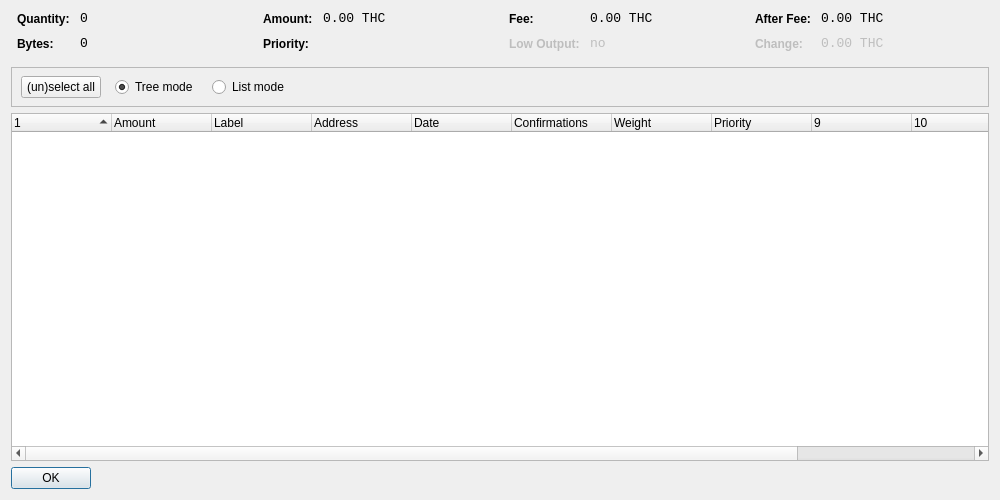
<?xml version="1.0" encoding="UTF-8"?>
<ui version="4.0">
 <class>CoinControlDialog</class>
 <widget class="QWidget" name="CoinControlDialog">
  <property name="geometry">
   <rect>
    <x>0</x>
    <y>0</y>
    <width>1000</width>
    <height>500</height>
   </rect>
  </property>
  <property name="windowTitle">
   <string>Coin Control</string>
  </property>
  <layout class="QVBoxLayout" name="verticalLayout">
   <item>
    <layout class="QHBoxLayout" name="horizontalLayoutTop" stretch="0,0,0,0">
     <property name="topMargin">
      <number>0</number>
     </property>
     <property name="bottomMargin">
      <number>10</number>
     </property>
     <item>
      <layout class="QFormLayout" name="formLayoutCoinControl1">
       <property name="horizontalSpacing">
        <number>10</number>
       </property>
       <property name="verticalSpacing">
        <number>10</number>
       </property>
       <property name="leftMargin">
        <number>6</number>
       </property>
       <property name="rightMargin">
        <number>6</number>
       </property>
       <item row="0" column="0">
        <widget class="QLabel" name="labelCoinControlQuantityText">
         <property name="styleSheet">
          <string notr="true">font-weight:bold;</string>
         </property>
         <property name="text">
          <string>Quantity:</string>
         </property>
        </widget>
       </item>
       <item row="0" column="1">
        <widget class="QLabel" name="labelCoinControlQuantity">
         <property name="font">
          <font>
           <family>Monospace</family>
           <pointsize>10</pointsize>
          </font>
         </property>
         <property name="cursor">
          <cursorShape>IBeamCursor</cursorShape>
         </property>
         <property name="contextMenuPolicy">
          <enum>Qt::ActionsContextMenu</enum>
         </property>
         <property name="text">
          <string notr="true">0</string>
         </property>
         <property name="textInteractionFlags">
          <set>Qt::LinksAccessibleByMouse|Qt::TextSelectableByKeyboard|Qt::TextSelectableByMouse</set>
         </property>
        </widget>
       </item>
       <item row="1" column="0">
        <widget class="QLabel" name="labelCoinControlBytesText">
         <property name="styleSheet">
          <string notr="true">font-weight:bold;</string>
         </property>
         <property name="text">
          <string>Bytes:</string>
         </property>
        </widget>
       </item>
       <item row="1" column="1">
        <widget class="QLabel" name="labelCoinControlBytes">
         <property name="font">
          <font>
           <family>Monospace</family>
           <pointsize>10</pointsize>
          </font>
         </property>
         <property name="cursor">
          <cursorShape>IBeamCursor</cursorShape>
         </property>
         <property name="contextMenuPolicy">
          <enum>Qt::ActionsContextMenu</enum>
         </property>
         <property name="text">
          <string notr="true">0</string>
         </property>
         <property name="textInteractionFlags">
          <set>Qt::LinksAccessibleByMouse|Qt::TextSelectableByKeyboard|Qt::TextSelectableByMouse</set>
         </property>
        </widget>
       </item>
      </layout>
     </item>
     <item>
      <layout class="QFormLayout" name="formLayoutCoinControl2">
       <property name="horizontalSpacing">
        <number>10</number>
       </property>
       <property name="verticalSpacing">
        <number>10</number>
       </property>
       <property name="leftMargin">
        <number>6</number>
       </property>
       <property name="rightMargin">
        <number>6</number>
       </property>
       <item row="0" column="0">
        <widget class="QLabel" name="labelCoinControlAmountText">
         <property name="styleSheet">
          <string notr="true">font-weight:bold;</string>
         </property>
         <property name="text">
          <string>Amount:</string>
         </property>
        </widget>
       </item>
       <item row="0" column="1">
        <widget class="QLabel" name="labelCoinControlAmount">
         <property name="font">
          <font>
           <family>Monospace</family>
           <pointsize>10</pointsize>
          </font>
         </property>
         <property name="cursor">
          <cursorShape>IBeamCursor</cursorShape>
         </property>
         <property name="contextMenuPolicy">
          <enum>Qt::ActionsContextMenu</enum>
         </property>
         <property name="text">
          <string notr="true">0.00 THC</string>
         </property>
         <property name="textInteractionFlags">
          <set>Qt::LinksAccessibleByMouse|Qt::TextSelectableByKeyboard|Qt::TextSelectableByMouse</set>
         </property>
        </widget>
       </item>
       <item row="1" column="0">
        <widget class="QLabel" name="labelCoinControlPriorityText">
         <property name="styleSheet">
          <string notr="true">font-weight:bold;</string>
         </property>
         <property name="text">
          <string>Priority:</string>
         </property>
        </widget>
       </item>
       <item row="1" column="1">
        <widget class="QLabel" name="labelCoinControlPriority">
         <property name="font">
          <font>
           <family>Monospace</family>
           <pointsize>10</pointsize>
          </font>
         </property>
         <property name="cursor">
          <cursorShape>IBeamCursor</cursorShape>
         </property>
         <property name="contextMenuPolicy">
          <enum>Qt::ActionsContextMenu</enum>
         </property>
         <property name="text">
          <string/>
         </property>
         <property name="textInteractionFlags">
          <set>Qt::LinksAccessibleByMouse|Qt::TextSelectableByKeyboard|Qt::TextSelectableByMouse</set>
         </property>
        </widget>
       </item>
      </layout>
     </item>
     <item>
      <layout class="QFormLayout" name="formLayoutCoinControl3">
       <property name="horizontalSpacing">
        <number>10</number>
       </property>
       <property name="verticalSpacing">
        <number>10</number>
       </property>
       <property name="leftMargin">
        <number>6</number>
       </property>
       <property name="rightMargin">
        <number>6</number>
       </property>
       <item row="0" column="0">
        <widget class="QLabel" name="labelCoinControlFeeText">
         <property name="styleSheet">
          <string notr="true">font-weight:bold;</string>
         </property>
         <property name="text">
          <string>Fee:</string>
         </property>
        </widget>
       </item>
       <item row="0" column="1">
        <widget class="QLabel" name="labelCoinControlFee">
         <property name="font">
          <font>
           <family>Monospace</family>
           <pointsize>10</pointsize>
          </font>
         </property>
         <property name="cursor">
          <cursorShape>IBeamCursor</cursorShape>
         </property>
         <property name="contextMenuPolicy">
          <enum>Qt::ActionsContextMenu</enum>
         </property>
         <property name="text">
          <string notr="true">0.00 THC</string>
         </property>
         <property name="textInteractionFlags">
          <set>Qt::LinksAccessibleByMouse|Qt::TextSelectableByKeyboard|Qt::TextSelectableByMouse</set>
         </property>
        </widget>
       </item>
       <item row="1" column="0">
        <widget class="QLabel" name="labelCoinControlLowOutputText">
         <property name="enabled">
          <bool>false</bool>
         </property>
         <property name="styleSheet">
          <string notr="true">font-weight:bold;</string>
         </property>
         <property name="text">
          <string>Low Output:</string>
         </property>
        </widget>
       </item>
       <item row="1" column="1">
        <widget class="QLabel" name="labelCoinControlLowOutput">
         <property name="enabled">
          <bool>false</bool>
         </property>
         <property name="font">
          <font>
           <family>Monospace</family>
           <pointsize>10</pointsize>
          </font>
         </property>
         <property name="cursor">
          <cursorShape>IBeamCursor</cursorShape>
         </property>
         <property name="contextMenuPolicy">
          <enum>Qt::ActionsContextMenu</enum>
         </property>
         <property name="text">
          <string>no</string>
         </property>
         <property name="textInteractionFlags">
          <set>Qt::LinksAccessibleByMouse|Qt::TextSelectableByKeyboard|Qt::TextSelectableByMouse</set>
         </property>
        </widget>
       </item>
      </layout>
     </item>
     <item>
      <layout class="QFormLayout" name="formLayoutCoinControl4">
       <property name="horizontalSpacing">
        <number>10</number>
       </property>
       <property name="verticalSpacing">
        <number>10</number>
       </property>
       <property name="leftMargin">
        <number>6</number>
       </property>
       <property name="rightMargin">
        <number>6</number>
       </property>
       <item row="0" column="0">
        <widget class="QLabel" name="labelCoinControlAfterFeeText">
         <property name="styleSheet">
          <string notr="true">font-weight:bold;</string>
         </property>
         <property name="text">
          <string>After Fee:</string>
         </property>
        </widget>
       </item>
       <item row="0" column="1">
        <widget class="QLabel" name="labelCoinControlAfterFee">
         <property name="font">
          <font>
           <family>Monospace</family>
           <pointsize>10</pointsize>
          </font>
         </property>
         <property name="cursor">
          <cursorShape>IBeamCursor</cursorShape>
         </property>
         <property name="contextMenuPolicy">
          <enum>Qt::ActionsContextMenu</enum>
         </property>
         <property name="text">
          <string notr="true">0.00 THC</string>
         </property>
         <property name="textInteractionFlags">
          <set>Qt::LinksAccessibleByMouse|Qt::TextSelectableByKeyboard|Qt::TextSelectableByMouse</set>
         </property>
        </widget>
       </item>
       <item row="1" column="0">
        <widget class="QLabel" name="labelCoinControlChangeText">
         <property name="enabled">
          <bool>false</bool>
         </property>
         <property name="styleSheet">
          <string notr="true">font-weight:bold;</string>
         </property>
         <property name="text">
          <string>Change:</string>
         </property>
        </widget>
       </item>
       <item row="1" column="1">
        <widget class="QLabel" name="labelCoinControlChange">
         <property name="enabled">
          <bool>false</bool>
         </property>
         <property name="font">
          <font>
           <family>Monospace</family>
           <pointsize>10</pointsize>
          </font>
         </property>
         <property name="cursor">
          <cursorShape>IBeamCursor</cursorShape>
         </property>
         <property name="contextMenuPolicy">
          <enum>Qt::ActionsContextMenu</enum>
         </property>
         <property name="text">
          <string notr="true">0.00 THC</string>
         </property>
         <property name="textInteractionFlags">
          <set>Qt::LinksAccessibleByMouse|Qt::TextSelectableByKeyboard|Qt::TextSelectableByMouse</set>
         </property>
        </widget>
       </item>
      </layout>
     </item>
    </layout>
   </item>
   <item>
    <widget class="QFrame" name="frame">
     <property name="minimumSize">
      <size>
       <width>0</width>
       <height>40</height>
      </size>
     </property>
     <property name="frameShape">
      <enum>QFrame::StyledPanel</enum>
     </property>
     <property name="frameShadow">
      <enum>QFrame::Sunken</enum>
     </property>
     <widget class="QWidget" name="horizontalLayoutWidget">
      <property name="geometry">
       <rect>
        <x>10</x>
        <y>0</y>
        <width>781</width>
        <height>41</height>
       </rect>
      </property>
      <layout class="QHBoxLayout" name="horizontalLayoutPanel" stretch="0,0,0,0">
       <property name="spacing">
        <number>14</number>
       </property>
       <item>
        <widget class="QPushButton" name="pushButtonSelectAll">
         <property name="sizePolicy">
          <sizepolicy hsizetype="Maximum" vsizetype="Fixed">
           <horstretch>0</horstretch>
           <verstretch>0</verstretch>
          </sizepolicy>
         </property>
         <property name="text">
          <string>(un)select all</string>
         </property>
        </widget>
       </item>
       <item>
        <widget class="QRadioButton" name="radioTreeMode">
         <property name="sizePolicy">
          <sizepolicy hsizetype="Maximum" vsizetype="Fixed">
           <horstretch>0</horstretch>
           <verstretch>0</verstretch>
          </sizepolicy>
         </property>
         <property name="text">
          <string>Tree mode</string>
         </property>
         <property name="checked">
          <bool>true</bool>
         </property>
        </widget>
       </item>
       <item>
        <widget class="QRadioButton" name="radioListMode">
         <property name="sizePolicy">
          <sizepolicy hsizetype="Maximum" vsizetype="Fixed">
           <horstretch>0</horstretch>
           <verstretch>0</verstretch>
          </sizepolicy>
         </property>
         <property name="text">
          <string>List mode</string>
         </property>
        </widget>
       </item>
       <item>
        <spacer name="horizontalSpacer">
         <property name="orientation">
          <enum>Qt::Horizontal</enum>
         </property>
         <property name="sizeHint" stdset="0">
          <size>
           <width>40</width>
           <height>20</height>
          </size>
         </property>
        </spacer>
       </item>
      </layout>
     </widget>
    </widget>
   </item>
   <item>
    <widget class="CoinControlTreeWidget" name="treeWidget">
     <property name="contextMenuPolicy">
      <enum>Qt::CustomContextMenu</enum>
     </property>
     <property name="sortingEnabled">
      <bool>false</bool>
     </property>
     <property name="columnCount">
      <number>12</number>
     </property>
     <attribute name="headerShowSortIndicator" stdset="0">
      <bool>true</bool>
     </attribute>
     <attribute name="headerStretchLastSection">
      <bool>false</bool>
     </attribute>
     <column>
      <property name="text">
       <string/>
      </property>
     </column>
     <column>
      <property name="text">
       <string>Amount</string>
      </property>
     </column>
     <column>
      <property name="text">
       <string>Label</string>
      </property>
     </column>
     <column>
      <property name="text">
       <string>Address</string>
      </property>
     </column>
     <column>
      <property name="text">
       <string>Date</string>
      </property>
     </column>
     <column>
      <property name="text">
       <string>Confirmations</string>
      </property>
      <property name="toolTip">
       <string>Confirmed</string>
      </property>
     </column>
     <column>
      <property name="text">
       <string>Weight</string>
      </property>
     </column>
     <column>
      <property name="text">
       <string>Priority</string>
      </property>
     </column>
     <column>
      <property name="text">
       <string/>
      </property>
     </column>
     <column>
      <property name="text">
       <string/>
      </property>
     </column>
     <column>
      <property name="text">
       <string/>
      </property>
     </column>
     <column>
      <property name="text">
       <string/>
      </property>
     </column>
    </widget>
   </item>
   <item>
    <widget class="QDialogButtonBox" name="buttonBox">
     <property name="sizePolicy">
      <sizepolicy hsizetype="Maximum" vsizetype="Fixed">
       <horstretch>0</horstretch>
       <verstretch>0</verstretch>
      </sizepolicy>
     </property>
     <property name="orientation">
      <enum>Qt::Horizontal</enum>
     </property>
     <property name="standardButtons">
      <set>QDialogButtonBox::Ok</set>
     </property>
    </widget>
   </item>
  </layout>
 </widget>
 <customwidgets>
  <customwidget>
   <class>CoinControlTreeWidget</class>
   <extends>QTreeWidget</extends>
   <header>coincontroltreewidget.h</header>
  </customwidget>
 </customwidgets>
 <resources/>
 <connections/>
</ui>
